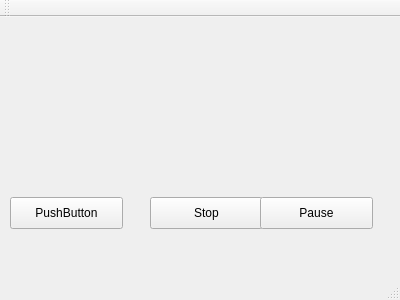
<?xml version="1.0" encoding="UTF-8"?>
<ui version="4.0">
 <class>MainWindow</class>
 <widget class="QMainWindow" name="MainWindow">
  <property name="geometry">
   <rect>
    <x>0</x>
    <y>0</y>
    <width>400</width>
    <height>300</height>
   </rect>
  </property>
  <property name="windowTitle">
   <string>MainWindow</string>
  </property>
  <widget class="QWidget" name="centralWidget">
   <widget class="QPushButton" name="pushButton">
    <property name="geometry">
     <rect>
      <x>10</x>
      <y>180</y>
      <width>113</width>
      <height>32</height>
     </rect>
    </property>
    <property name="text">
     <string>PushButton</string>
    </property>
   </widget>
   <widget class="QPushButton" name="pushButton_2">
    <property name="geometry">
     <rect>
      <x>150</x>
      <y>180</y>
      <width>113</width>
      <height>32</height>
     </rect>
    </property>
    <property name="text">
     <string>Stop</string>
    </property>
   </widget>
   <widget class="QPushButton" name="pushButton_3">
    <property name="geometry">
     <rect>
      <x>260</x>
      <y>180</y>
      <width>113</width>
      <height>32</height>
     </rect>
    </property>
    <property name="text">
     <string>Pause</string>
    </property>
   </widget>
  </widget>
  <widget class="QMenuBar" name="menuBar">
   <property name="geometry">
    <rect>
     <x>0</x>
     <y>0</y>
     <width>400</width>
     <height>22</height>
    </rect>
   </property>
  </widget>
  <widget class="QToolBar" name="mainToolBar">
   <attribute name="toolBarArea">
    <enum>TopToolBarArea</enum>
   </attribute>
   <attribute name="toolBarBreak">
    <bool>false</bool>
   </attribute>
  </widget>
  <widget class="QStatusBar" name="statusBar"/>
 </widget>
 <layoutdefault spacing="6" margin="11"/>
 <resources/>
 <connections/>
</ui>
